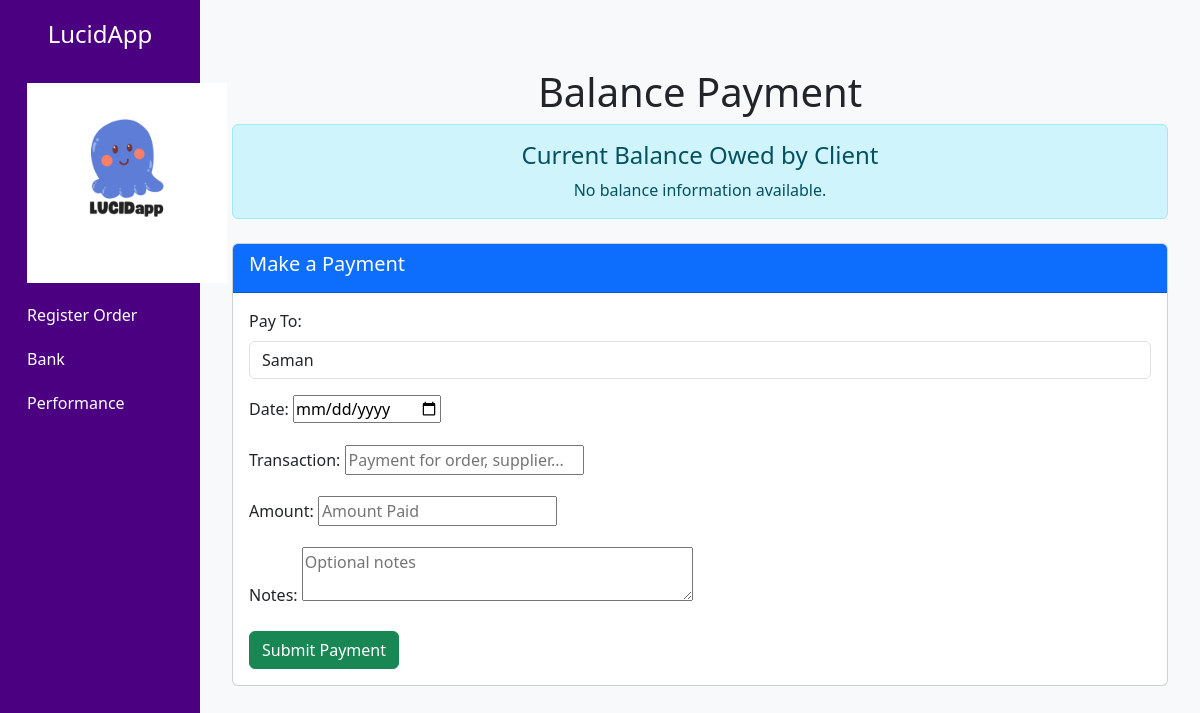
Page /lucid-bank/balance-payment/ on the earlier database version.
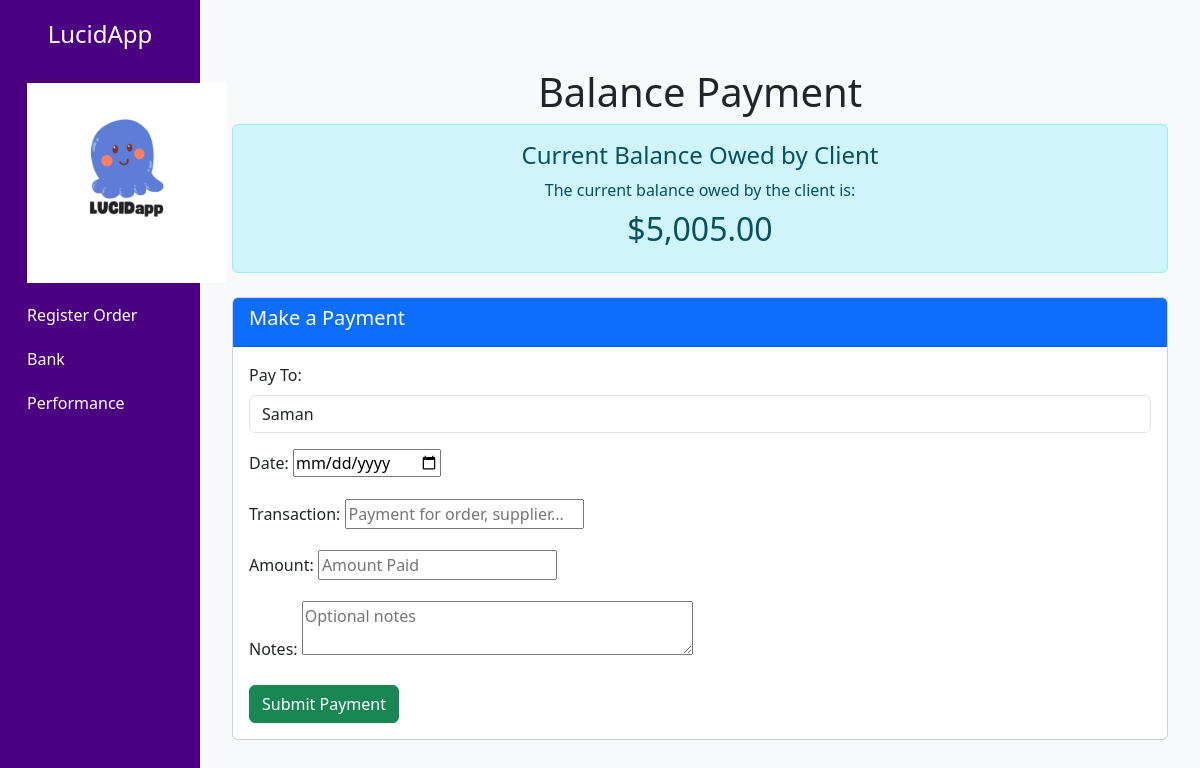
Same page on the later database version.
### lucid_bank/models.py (models this page shows, shortened)
class AccountBalance(models.Model):
    date = models.DateTimeField(default=now, null=True, blank=True)
    transaction = models.CharField(max_length=255, blank=False, null=True)
    balance = models.DecimalField(
        max_digits=10,
        decimal_places=2,
        blank=False,
        null=True,
        help_text="The total VAT amount owed by suppliers"
    )
    actual_balance = models.DecimalField(
        max_digits=10,
        decimal_places=2,
        blank=False,
        null=True,
        help_text="The actual amount owed by suppliers"
    )
    debit = models.DecimalField(
        max_digits=10,
        decimal_places=2,
        blank=True,
        null=False,
        default=0,
    )
    credit = models.DecimalField(
        max_digits=10,
        decimal_places=2,
        blank=True,
        null=False,
        default=0,
    )
    class Meta:
        verbose_name = "Balance Owed"
        verbose_name_plural = "Balances owed"

### lucid_bank/views.py (the view, shortened to what this page needs)
# urls.py: path("balance-payment/", views.balance_payment, name='balance_payment'),
def balance_payment(request):
    current_owed_balance = get_owed_balance()
    form = BalancePaymentForm()
    context = {'form': form, 'current_owed_balance': current_owed_balance}
    return render(request, 'lucid_bank/balance_payment.html',context=context)

### lucid_bank/forms.py
class BalancePaymentForm(forms.Form):
    date = forms.DateField(widget=forms.DateInput(attrs={'type': 'date'}))
    transaction = forms.CharField(widget=forms.TextInput(attrs={'placeholder': 'Payment for order, supplier...'}))
    amount = forms.DecimalField(widget=forms.NumberInput(attrs={'placeholder': 'Amount Paid'}))
    pay_to = forms.ChoiceField(choices=BANK_CHOICES, widget=forms.Select(attrs={'class': 'form-control', 'placeholder': 'Select bank to pay to'}))
    notes = forms.CharField(required=False, widget=forms.Textarea(attrs={'rows': 2, 'placeholder': 'Optional notes'}))

### lucid_bank/views.py (called while the page is built)
def get_owed_balance():
    last_entry = AccountBalance.objects.order_by('-date').first()
    if last_entry:
        current_balance = last_entry.balance
    else:
        current_balance = 0  # Default value if no entries exist
    return current_balance

### templates/lucid_bank/balance_payment.html (shortened to what this page needs)
{% extends 'base.html' %}
{% load static %}
{% load humanize %}
{% block content %}
<div class="container mt-5">
    <h1 class="text-center">Balance Payment</h1>
    <div class="alert alert-info text-center">
        <h4>Current Balance Owed by Client</h4>
        {% if current_owed_balance %}
            <p class="mb-0">The current balance owed by the client is:</p>
            <h2 class="mt-2">${{ current_owed_balance|intcomma }}</h2>
        {% else %}
            <p class="mb-0">No balance information available.</p>
        {% endif %}
    </div>
    <div class="card mt-4">
        <div class="card-header bg-primary text-white">
            <h5>Make a Payment</h5>
        </div>
        <div class="card-body">
            <form method="post">
                <div class="mb-3">
                    <label for="pay_to" class="form-label">Pay To:</label>
                    {{ form.pay_to }}
                </div>
                <div class="mb-3">
                    <label for="date" class="form-label">Date:</label>
                    {{ form.date }}
                </div>
                <div class="mb-3">
                    <label for="transaction" class="form-label">Transaction:</label>
                    {{ form.transaction }}
                </div>
                <div class="mb-3">
                    <label for="amount" class="form-label">Amount:</label>
                    {{ form.amount }}
                </div>
                <div class="mb-3">
                    <label for="notes" class="form-label">Notes:</label>
                    {{ form.notes }}
                </div>
                <button type="submit" class="btn btn-success">Submit Payment</button>
            </form>
        </div>
    </div>
</div>
{% endblock %}

Differences in the rows shown:
added AccountBalance: balance "5,005.00"
Other differences:
text no longer shown: "No balance information available."
text now shown: "The current balance owed by the client is: $"
